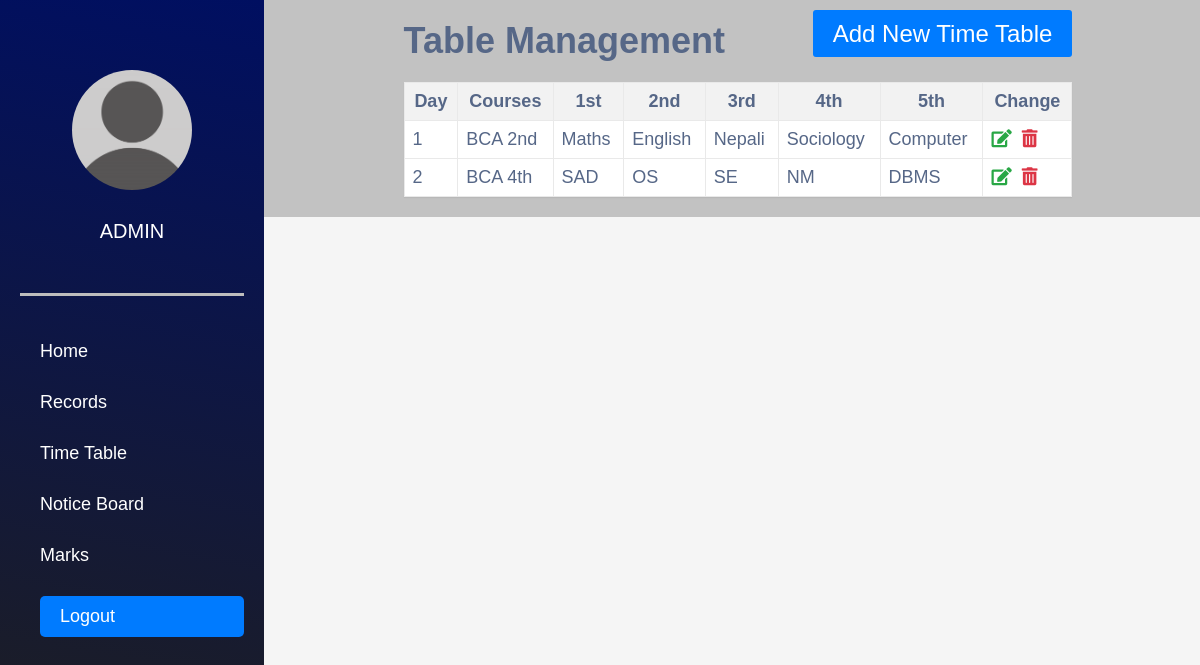
Page /table.php on the committed database.
### tables this page shows
CREATE TABLE `timetable` (
  `Timetable_ID` int(11) NOT NULL,
  `User_id` int(11) NOT NULL,
  `Course` varchar(100) DEFAULT NULL,
  `Semester` varchar(50) DEFAULT NULL,
  `time1` varchar(11) NOT NULL,
  `time2` varchar(11) NOT NULL,
  `time3` varchar(11) NOT NULL,
  `time4` varchar(11) NOT NULL,
  `time5` varchar(11) NOT NULL,
  `period1` varchar(255) NOT NULL,
  `period2` varchar(255) NOT NULL,
  `period3` varchar(255) NOT NULL,
  `period4` varchar(255) NOT NULL,
  `period5` varchar(255) NOT NULL
);

### table.php (the view, shortened to what this page needs)
<?php
include('dbconnection.php');
?>
<!DOCTYPE html>
<html lang="en">
<head>
    <link href="https://cdnjs.cloudflare.com/ajax/libs/font-awesome/5.15.4/css/all.min.css" rel="stylesheet">
    <link rel="stylesheet" href="src/style.css">
</head>
<body>
    <div class="head_wrap">
        <div class="side_menu">
        <div class="avatar_profile">
            <img src="./src/images/ass.png" alt="">
        </div>
        <div class="student_info">
             <h3>Admin</h3>
        </div>
            <div class="navigation">
                <ul>
                    <li><a href="admin_dashboard.php">Home</a></li>
                    <li><a href="index1.php">Records</a></li>
                    <li><a href="table.php">Time Table</a></li>
                    <li><a href="noticeboard.php">Notice Board</a></li>
                    <li><a href="marks_portal.php"> Marks</a></li></a></li>
                    <a href="login1.php" class="logout-btn">Logout</a>
                 </ul>
            </div>
        </div>
        <div class="info_tab">
            <div class="container-xl">
                <div class="table-responsive">
                    <div class="table-wrapper">
                        <div class="table-title">
                            <div class="row">
                                <div class="title">
                                    <h2>Table <b>Management</b></h2>
                                </div>
                                <div class="addbutton" align="right">
                                    <a href="addtable.php" class="add-user-btn">Add New Time Table</a>
                                </div>
                            </div>
                        </div>
                        <table class="table table-striped table-hover">
                        <thead>
                                            <tr>
                                                <th>Day</th>
                                                <th>Courses</th>
                                                <th>1st</th>
                                                <th>2nd</th>
                                                <th>3rd</th>
                                                <th>4th</th>
                                                <th>5th</th>
                                                <th>Change</th>
                                            </tr>
                                        </thead>
                            <body>
                                <?php
                                $sql = "SELECT * FROM timetable";
                                $result = mysqli_query($con, $sql);
                                if (mysqli_num_rows($result) > 0) {
                                    $cnt = 1;
                                    while ($row = mysqli_fetch_assoc($result)) {
                                        ?>
                                        <tr>
                                            <td><?php echo $cnt; ?></td>
                                            <td><?php echo $row['Course']. " ".$row['Semester'];?></td>
                                            <td><?php echo $row['period1']; ?></td>
                                            <td><?php echo $row['period2']; ?></td>
                                            <td><?php echo $row['period3']; ?></td>
                                            <td><?php echo $row['period4']; ?></td>
                                            <td><?php echo $row['period5']; ?></td>
                                            <td>
                                                <a href="edittimetable.php?editid=<?php echo htmlentities($row['Timetable_ID']); ?>"
                                                    class="action-icons edit" title="Edit" data-toggle="tooltip"><i class='fas fa-edit'></i></a>
                                                <a href="table.php?delid=<?php echo htmlentities($row['Timetable_ID']); ?>"
                                                    class="action-icons delete" title="Delete" data-toggle="tooltip"
                                                    onclick="return confirm('Do you really want to delete?');"><i class='fas fa-trash-alt'></i></a>
                                            </td>
                                        </tr>
                                        <?php
                                        $cnt++;
                                    }
                                } else {
                                    ?>
                                    <tr>
                                        <td colspan="6" style="text-align:center; color:red;">No Record Found</td>
                                    </tr>
                                    <?php
                                }
                                ?>
                            </body>
                        </table>
                    </div>
                </div>
            </div>
        </div>
</body>
</html>

### src/style.css (style rules this page uses)
* { padding: 0px; margin: 0px; box-sizing: border-box; }
body { font-family: 'Poppins', sans-serif; color: #252525; font-size: 18px; }
body h1,h2, h3 { font-family: 'Work Sans', sans-serif; }
* { box-sizing: border-box; }
body { margin: 0; font-family: Arial, sans-serif; }
.row { display: flex; justify-content: space-between; }
img { width: 100%; height: auto; }
.head_wrap { display: flex; flex-direction: row; width: 100%; background: rgb(194, 194, 194); }
.side_menu { padding: 20px; width: 22%; color: white; background: linear-gradient(10deg, rgba(31,31,31,1) 0%, rgba(0,15,97,1) 100%); }
.info_tab { padding: 20px; width: 73%; }
.student_info { padding-top: 30px; display: flex; flex-direction: column; align-items: center; }
.student_info h3 { text-transform: uppercase; font-size: 20px; font-weight: 500; }
.avatar_profile { width: 120px; height: 120px; margin: auto; margin-top:50px ; }
.avatar_profile img { border-radius: 50%; object-fit: cover; width: 100%; height: 100%; }
.navigation ul { list-style: none; }
.navigation a { text-decoration: none; color: white; }
.navigation { border-top: 3px solid rgb(189, 189, 189); padding-top: 45px; margin-top: 50px; padding-left: 20px; }
.navigation ul { display: flex; flex-direction: column; gap: 30px; }
.logout-btn { display: inline-block; padding: 10px 20px; background-color: #007bff; color: #fff; text-decoration: none; border-radius: 5px; transition: background-color 0.3s ease; }
.side_menu { height:100vh; position:fixed; }
.info_tab { margin-left: 25%; }

### table.php (style rules this page uses)
body { font-family: Arial, sans-serif; background-color: #f5f5f5; color: #566787; }
.container-xl { width: 80%; margin: 0 auto; }
.table { width: 100%; border-collapse: collapse; background-color: #fff; box-shadow: 0 1px 1px rgba(0, 0, 0, 0.05); }
.table th, .table td { border: 1px solid #e9e9e9; padding: 8px; }
.table th { background-color: #f2f2f2; }
.table td { text-align: left; }
.table-title { font-size: 24px; margin-bottom: 20px; }
.add-user-btn { background-color: #007bff; color: #fff; border: none; padding: 10px 20px; border-radius: 3px; text-decoration: none; }
.action-icons { font-size: 18px; margin-right: 5px; }
.action-icons.edit { color: #28a745; }
.action-icons.delete { color: #dc3545; }
.title { text-align: center; }

### rows in the picture
timetable: Course "BCA", Semester "2nd", period1 "Maths", period2 "English", period3 "Nepali", period4 "Sociology", period5 "Computer"
timetable: Course "BCA", Semester "4th", period1 "SAD", period2 "OS", period3 "SE", period4 "NM", period5 "DBMS"
